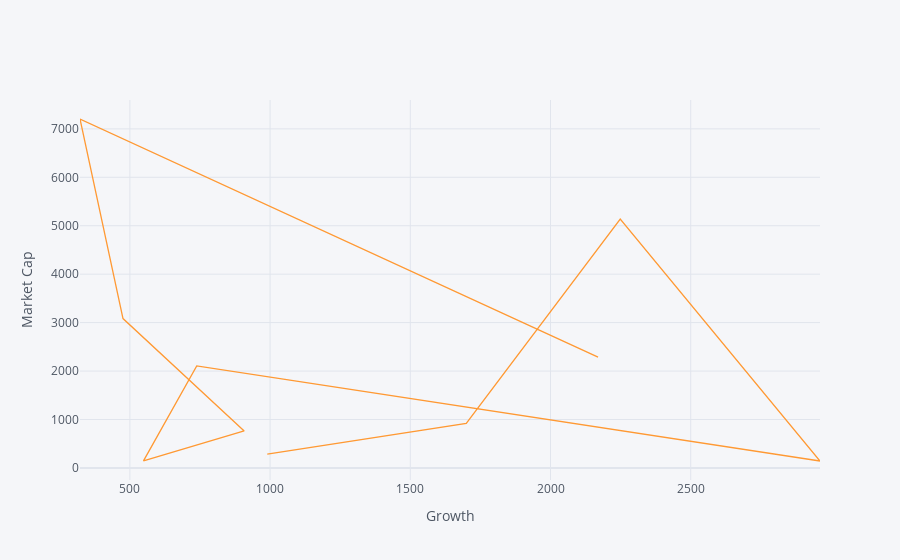

The code cell stored with this chart in its notebook:
### Code cell
df5.iplot(x=(['Best']),y='Market Cap',xTitle='Growth',yTitle='Market Cap')

### Figure 1 — Plotly figure (JSON) as saved in the notebook; plotly's stock layout.template omitted (floating-point values rounded to 4 significant figures)
{"data": [{"line": {"color": "rgba(255, 153, 51, 1.0)", "dash": "solid", "shape": "linear", "width": 1.3}, "mode": "lines", "name": "Market Cap", "text": "", "type": "scatter", "x": [2169.0, 322.2, 475.6, 907.6, 548.6, 738.4, 2961, 2249.0, 1700.0, 990.0], "y": [2286.0, 7204.0, 3084.0, 763.8, 146.4, 2107.0, 142.6, 5137.0, 917.3, 286.6]}], "layout": {"legend": {"bgcolor": "#F5F6F9", "font": {"color": "#4D5663"}}, "paper_bgcolor": "#F5F6F9", "plot_bgcolor": "#F5F6F9", "title": {"font": {"color": "#4D5663"}}, "xaxis": {"gridcolor": "#E1E5ED", "showgrid": true, "tickfont": {"color": "#4D5663"}, "title": {"font": {"color": "#4D5663"}, "text": "Growth"}, "zerolinecolor": "#E1E5ED"}, "yaxis": {"gridcolor": "#E1E5ED", "showgrid": true, "tickfont": {"color": "#4D5663"}, "title": {"font": {"color": "#4D5663"}, "text": "Market Cap"}, "zerolinecolor": "#E1E5ED"}}}
